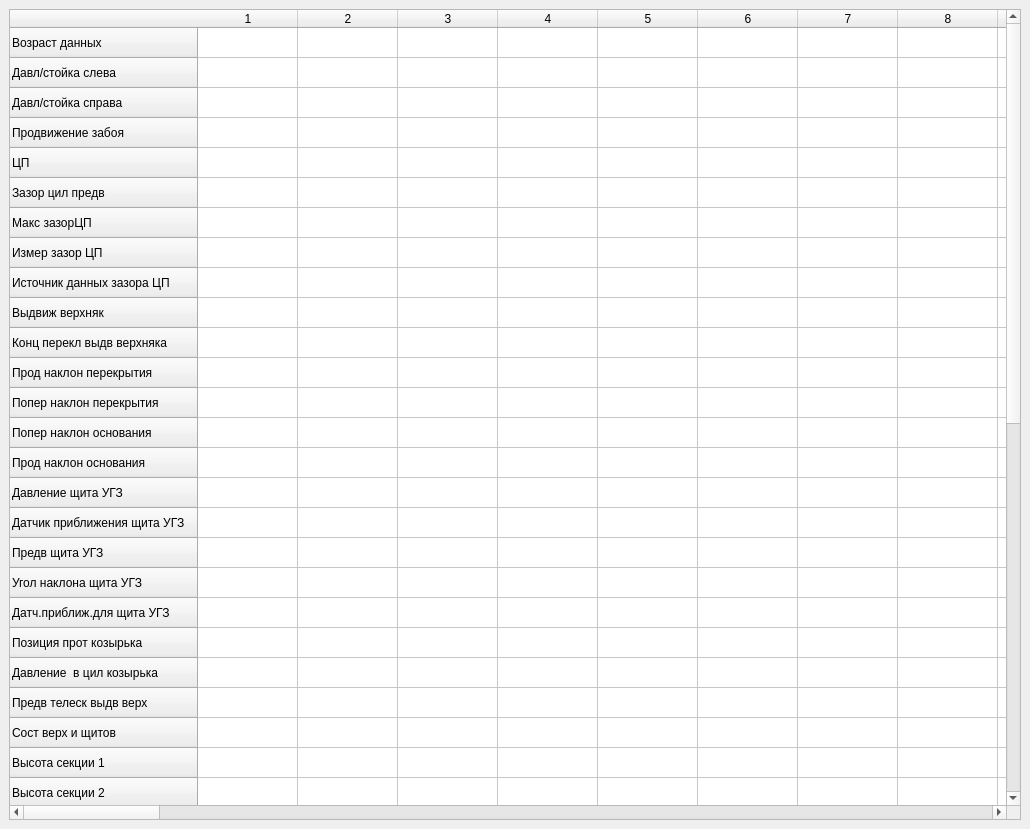
<?xml version="1.0" encoding="UTF-8"?>
<ui version="4.0">
 <class>MainWindow</class>
 <widget class="QMainWindow" name="MainWindow">
  <property name="geometry">
   <rect>
    <x>0</x>
    <y>0</y>
    <width>1030</width>
    <height>829</height>
   </rect>
  </property>
  <property name="windowTitle">
   <string>MainWindow</string>
  </property>
  <widget class="QWidget" name="centralwidget">
   <layout class="QVBoxLayout" name="verticalLayout">
    <item>
     <widget class="QTableWidget" name="tableWidget">
      <row>
       <property name="text">
        <string>Возраст данных</string>
       </property>
      </row>
      <row>
       <property name="text">
        <string>Давл/стойка слева</string>
       </property>
      </row>
      <row>
       <property name="text">
        <string>Давл/стойка справа</string>
       </property>
      </row>
      <row>
       <property name="text">
        <string>Продвижение забоя</string>
       </property>
      </row>
      <row>
       <property name="text">
        <string>ЦП</string>
       </property>
      </row>
      <row>
       <property name="text">
        <string>Зазор цил предв</string>
       </property>
      </row>
      <row>
       <property name="text">
        <string>Макс зазорЦП</string>
       </property>
      </row>
      <row>
       <property name="text">
        <string>Измер зазор ЦП</string>
       </property>
      </row>
      <row>
       <property name="text">
        <string>Источник данных зазора ЦП</string>
       </property>
      </row>
      <row>
       <property name="text">
        <string>Выдвиж верхняк</string>
       </property>
      </row>
      <row>
       <property name="text">
        <string>Конц перекл выдв верхняка</string>
       </property>
      </row>
      <row>
       <property name="text">
        <string>Прод наклон перекрытия</string>
       </property>
      </row>
      <row>
       <property name="text">
        <string>Попер наклон перекрытия</string>
       </property>
      </row>
      <row>
       <property name="text">
        <string>Попер наклон основания </string>
       </property>
      </row>
      <row>
       <property name="text">
        <string>Прод наклон основания</string>
       </property>
      </row>
      <row>
       <property name="text">
        <string>Давление щита УГЗ</string>
       </property>
      </row>
      <row>
       <property name="text">
        <string>Датчик приближения щита УГЗ</string>
       </property>
      </row>
      <row>
       <property name="text">
        <string>Предв щита УГЗ</string>
       </property>
      </row>
      <row>
       <property name="text">
        <string>Угол наклона щита УГЗ</string>
       </property>
      </row>
      <row>
       <property name="text">
        <string>Датч.приближ.для щита УГЗ </string>
       </property>
      </row>
      <row>
       <property name="text">
        <string>Позиция прот козырька</string>
       </property>
      </row>
      <row>
       <property name="text">
        <string>Давление  в цил козырька</string>
       </property>
      </row>
      <row>
       <property name="text">
        <string>Предв телеск выдв верх</string>
       </property>
      </row>
      <row>
       <property name="text">
        <string>Сост верх и щитов </string>
       </property>
      </row>
      <row>
       <property name="text">
        <string>Высота секции 1</string>
       </property>
      </row>
      <row>
       <property name="text">
        <string>Высота секции 2</string>
       </property>
      </row>
      <row>
       <property name="text">
        <string>Высота секции 3</string>
       </property>
      </row>
      <row>
       <property name="text">
        <string>New Row</string>
       </property>
      </row>
      <row>
       <property name="text">
        <string>New Row</string>
       </property>
      </row>
      <row>
       <property name="text">
        <string>New Row</string>
       </property>
      </row>
      <row>
       <property name="text">
        <string>New Row</string>
       </property>
      </row>
      <row>
       <property name="text">
        <string>New Row</string>
       </property>
      </row>
      <row>
       <property name="text">
        <string>New Row</string>
       </property>
      </row>
      <row>
       <property name="text">
        <string>New Row</string>
       </property>
      </row>
      <row>
       <property name="text">
        <string>New Row</string>
       </property>
      </row>
      <row>
       <property name="text">
        <string>New Row</string>
       </property>
      </row>
      <row>
       <property name="text">
        <string>New Row</string>
       </property>
      </row>
      <row>
       <property name="text">
        <string>New Row</string>
       </property>
      </row>
      <row>
       <property name="text">
        <string>New Row</string>
       </property>
      </row>
      <row>
       <property name="text">
        <string>New Row</string>
       </property>
      </row>
      <row>
       <property name="text">
        <string>New Row</string>
       </property>
      </row>
      <row>
       <property name="text">
        <string>New Row</string>
       </property>
      </row>
      <row>
       <property name="text">
        <string>New Row</string>
       </property>
      </row>
      <row>
       <property name="text">
        <string>New Row</string>
       </property>
      </row>
      <row>
       <property name="text">
        <string>New Row</string>
       </property>
      </row>
      <row>
       <property name="text">
        <string>New Row</string>
       </property>
      </row>
      <row>
       <property name="text">
        <string>New Row</string>
       </property>
      </row>
      <row>
       <property name="text">
        <string>New Row</string>
       </property>
      </row>
      <column>
       <property name="text">
        <string>1</string>
       </property>
      </column>
      <column>
       <property name="text">
        <string>2</string>
       </property>
      </column>
      <column>
       <property name="text">
        <string>3</string>
       </property>
      </column>
      <column>
       <property name="text">
        <string>4</string>
       </property>
      </column>
      <column>
       <property name="text">
        <string>5</string>
       </property>
      </column>
      <column>
       <property name="text">
        <string>6</string>
       </property>
      </column>
      <column>
       <property name="text">
        <string>7</string>
       </property>
      </column>
      <column>
       <property name="text">
        <string>8</string>
       </property>
      </column>
      <column>
       <property name="text">
        <string>9</string>
       </property>
      </column>
      <column>
       <property name="text">
        <string>10</string>
       </property>
      </column>
      <column>
       <property name="text">
        <string>11</string>
       </property>
      </column>
      <column>
       <property name="text">
        <string>12</string>
       </property>
      </column>
      <column>
       <property name="text">
        <string>13</string>
       </property>
      </column>
      <column>
       <property name="text">
        <string>14</string>
       </property>
      </column>
      <column>
       <property name="text">
        <string>15</string>
       </property>
      </column>
      <column>
       <property name="text">
        <string>16</string>
       </property>
      </column>
      <column>
       <property name="text">
        <string>17</string>
       </property>
      </column>
      <column>
       <property name="text">
        <string>New Column</string>
       </property>
      </column>
      <column>
       <property name="text">
        <string>New Column</string>
       </property>
      </column>
      <column>
       <property name="text">
        <string>New Column</string>
       </property>
      </column>
      <column>
       <property name="text">
        <string>New Column</string>
       </property>
      </column>
      <column>
       <property name="text">
        <string>New Column</string>
       </property>
      </column>
      <column>
       <property name="text">
        <string>New Column</string>
       </property>
      </column>
      <column>
       <property name="text">
        <string>New Column</string>
       </property>
      </column>
      <column>
       <property name="text">
        <string>New Column</string>
       </property>
      </column>
      <column>
       <property name="text">
        <string>New Column</string>
       </property>
      </column>
      <column>
       <property name="text">
        <string>New Column</string>
       </property>
      </column>
      <column>
       <property name="text">
        <string>New Column</string>
       </property>
      </column>
      <column>
       <property name="text">
        <string>New Column</string>
       </property>
      </column>
      <column>
       <property name="text">
        <string>New Column</string>
       </property>
      </column>
      <column>
       <property name="text">
        <string>New Column</string>
       </property>
      </column>
      <column>
       <property name="text">
        <string>New Column</string>
       </property>
      </column>
      <column>
       <property name="text">
        <string>New Column</string>
       </property>
      </column>
      <column>
       <property name="text">
        <string>New Column</string>
       </property>
      </column>
      <column>
       <property name="text">
        <string>New Column</string>
       </property>
      </column>
      <column>
       <property name="text">
        <string>New Column</string>
       </property>
      </column>
      <column>
       <property name="text">
        <string>New Column</string>
       </property>
      </column>
      <column>
       <property name="text">
        <string>New Column</string>
       </property>
      </column>
      <column>
       <property name="text">
        <string>New Column</string>
       </property>
      </column>
      <column>
       <property name="text">
        <string>New Column</string>
       </property>
      </column>
      <column>
       <property name="text">
        <string>New Column</string>
       </property>
      </column>
      <column>
       <property name="text">
        <string>New Column</string>
       </property>
      </column>
      <column>
       <property name="text">
        <string>New Column</string>
       </property>
      </column>
      <column>
       <property name="text">
        <string>New Column</string>
       </property>
      </column>
      <column>
       <property name="text">
        <string>New Column</string>
       </property>
      </column>
      <column>
       <property name="text">
        <string>New Column</string>
       </property>
      </column>
      <column>
       <property name="text">
        <string>New Column</string>
       </property>
      </column>
      <column>
       <property name="text">
        <string>New Column</string>
       </property>
      </column>
      <column>
       <property name="text">
        <string>New Column</string>
       </property>
      </column>
      <column>
       <property name="text">
        <string>New Column</string>
       </property>
      </column>
      <column>
       <property name="text">
        <string>New Column</string>
       </property>
      </column>
      <column>
       <property name="text">
        <string>New Column</string>
       </property>
      </column>
      <column>
       <property name="text">
        <string>New Column</string>
       </property>
      </column>
      <column>
       <property name="text">
        <string>New Column</string>
       </property>
      </column>
      <column>
       <property name="text">
        <string>New Column</string>
       </property>
      </column>
      <column>
       <property name="text">
        <string>New Column</string>
       </property>
      </column>
      <column>
       <property name="text">
        <string>New Column</string>
       </property>
      </column>
      <item row="0" column="0">
       <property name="text">
        <string/>
       </property>
      </item>
      <item row="0" column="1">
       <property name="text">
        <string/>
       </property>
      </item>
      <item row="1" column="0">
       <property name="text">
        <string/>
       </property>
      </item>
      <item row="2" column="0">
       <property name="text">
        <string/>
       </property>
      </item>
      <item row="3" column="0">
       <property name="text">
        <string/>
       </property>
      </item>
      <item row="4" column="0">
       <property name="text">
        <string/>
       </property>
      </item>
      <item row="5" column="0">
       <property name="text">
        <string/>
       </property>
      </item>
     </widget>
    </item>
   </layout>
  </widget>
 </widget>
 <resources/>
 <connections/>
</ui>
